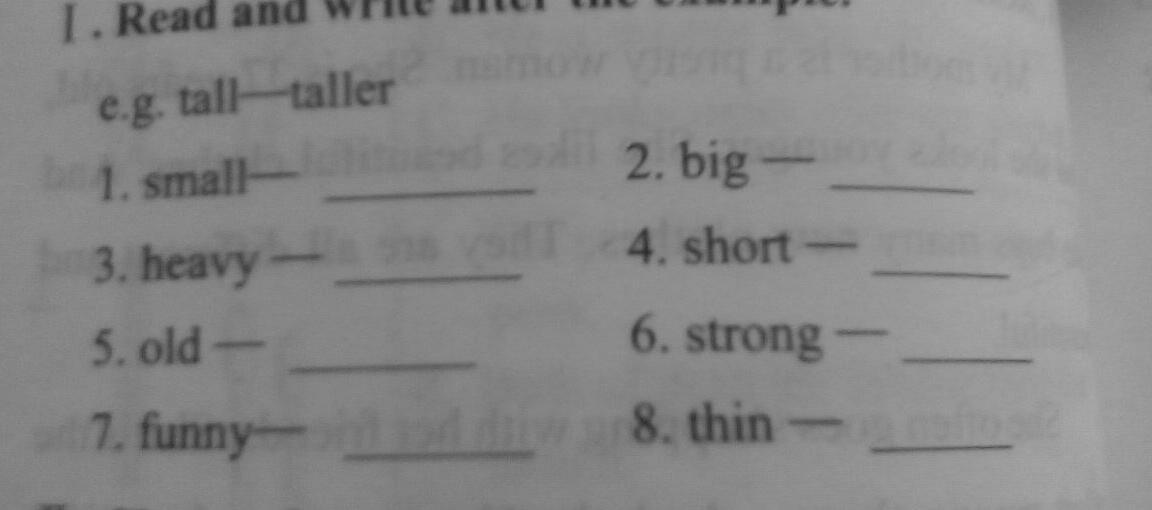
//> input picture test_image/1001.jpg, 1152 x 510 px; its folder holds only this picture in this run
$ ./main   (built with g++ and OpenCV 4)
//> lines starting //> are read from the running program, lines starting //| are printed output that depends on the picture; after the words box and inside, x2 and y2 are one past the last pixel; in counts of white or black regions, pixels touching at a corner belong together

#include <iostream>
#include <string>
using namespace std;

#include <opencv2/opencv.hpp>
using namespace cv;

Mat sobel(Mat& src_gray);
double evaluate(Mat& gray, Mat& bin);

int main(int argc, char* argv[])
{
	char input[256] = { 0 };
  char output[256] = { 0 };
	for (int i = 1001; i < 1006; i++)
	{
		sprintf(input, "../test_image/%d.jpg", i);
		std::cout << input << std::endl;

		Mat src_gray = imread(input, 0);
//> src_gray is the input picture: 510 rows x 1152 cols, CV_8UC1; min 41, max 173, mean 135.6
    if (src_gray.empty()) {
      std::cout << "load image error !" << std::endl;
      break;
    }
		Mat grad = sobel(src_gray);

		Mat bin;
		threshold(grad, bin, 30, 255, THRESH_BINARY + THRESH_OTSU);

		double score = evaluate(grad, bin);

		sprintf(output, "%d_%d.jpg", 100000 + int(score), i);

		imwrite((char*)(output+1), src_gray);

	}

	return 0;
}


Mat sobel(Mat& src_gray)
{
	Mat grad;
	/////////////////////////// Sobe l////////////////////////////////////
	/// Generate grad_x and grad_y
	Mat grad_x, grad_y;
	Mat abs_grad_x, abs_grad_y;
	/// Gradient X
	int ddepth = CV_16S;
	double scale = 1.0;
	double delta = 0.0;
	Sobel(src_gray, grad_x, ddepth, 1, 0, 3, scale, delta, BORDER_DEFAULT);
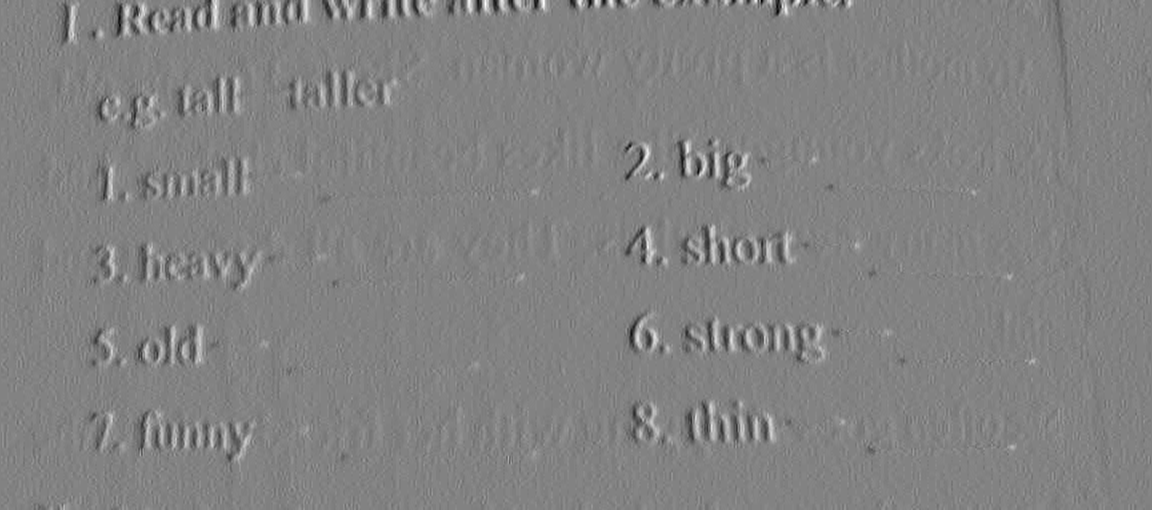
//> grad_x: 510 rows x 1152 cols, CV_16SC1; min -176, max 168, mean 0.1; drawn with min black and max white
	convertScaleAbs(grad_x, abs_grad_x);
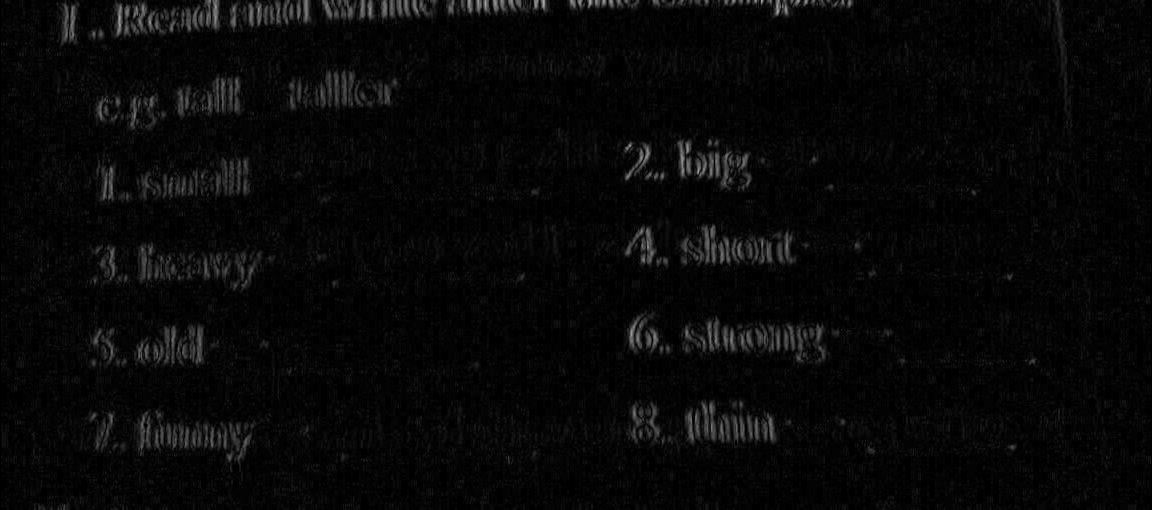
//> abs_grad_x: 510 rows x 1152 cols, CV_8UC1; min 0, max 176, mean 7.7
	/// Gradient Y
	//Scharr( src_gray, grad_y, ddepth, 0, 1, scale, delta, BORDER_DEFAULT );
	Sobel(src_gray, grad_y, ddepth, 0, 1, 3, scale, delta, BORDER_DEFAULT);
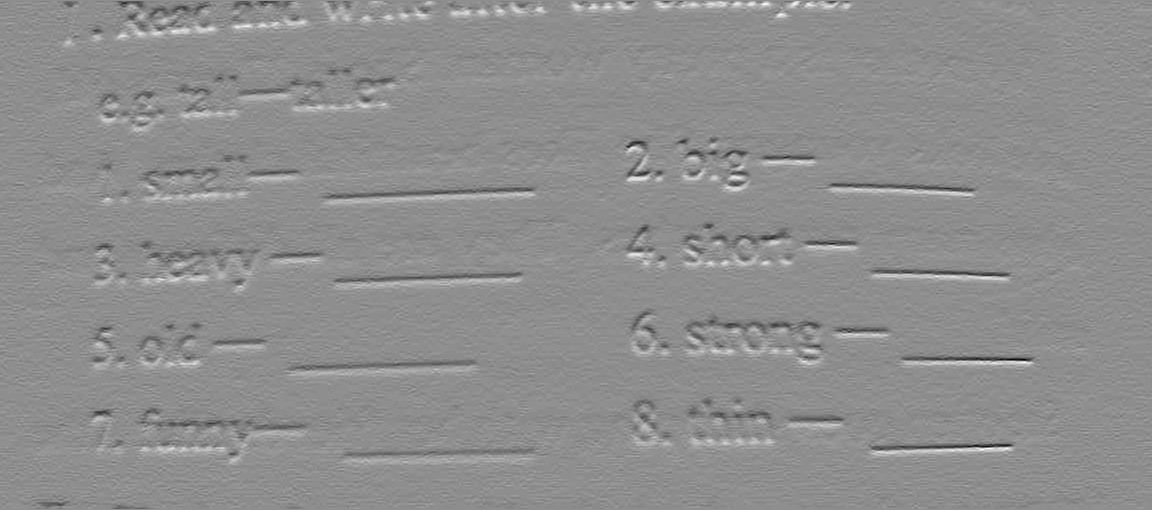
//> grad_y: 510 rows x 1152 cols, CV_16SC1; min -209, max 165, mean 0.2; drawn with min black and max white
	convertScaleAbs(grad_y, abs_grad_y);
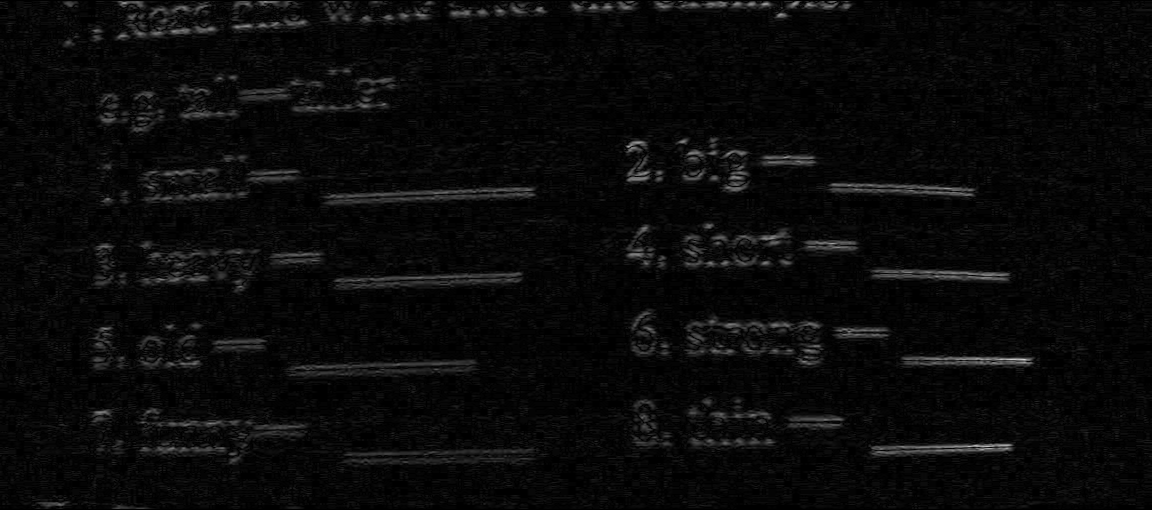
//> abs_grad_y: 510 rows x 1152 cols, CV_8UC1; min 0, max 209, mean 9.5
	/// Total Gradient (approximate)
	addWeighted(abs_grad_x, 0.5, abs_grad_y, 0.5, 0, grad);
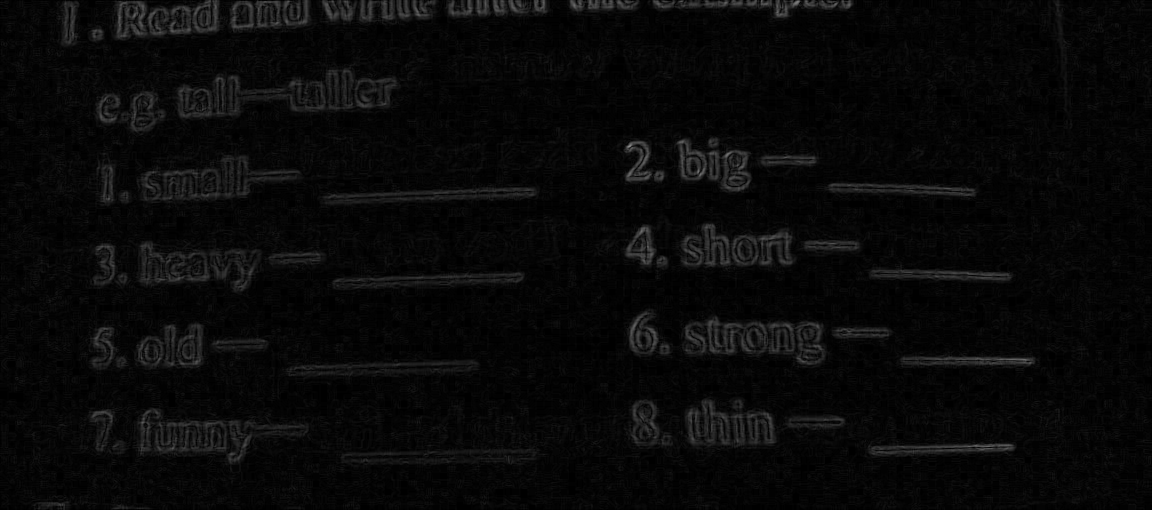
//> grad: 510 rows x 1152 cols, CV_8UC1; min 0, max 141, mean 8.6
//> in main, `threshold(grad, bin, 30, 255, THRESH_BINARY + THRESH_OTSU);`:
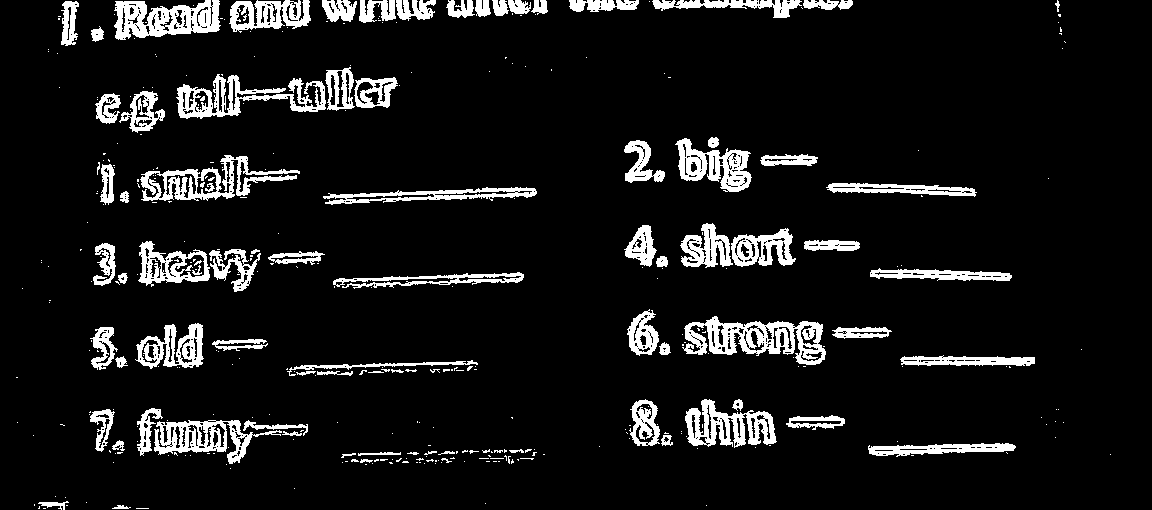
//> bin: 510 rows x 1152 cols, CV_8UC1; 8.9% white; 372 white regions (288 under 20 px), largest, box (x1, y1, x2, y2) and area: (682, 316, 826, 365) 3279, (114, 0, 221, 40) 2655, (176, 74, 326, 119) 2503
  return grad;
}

double evaluate(Mat& gray, Mat& bin)
{
	int cnt_edge = 0;
	double sum_edge = 0.0;

	for (int y = 0; y < bin.rows; y++)
	{
		for (int x = 0; x < bin.cols; x++)
		{
			if (bin.data[bin.step[0] * y + x] == 255)
			{
				cnt_edge++;
				int value = gray.data[gray.step[0] * y + x];
				sum_edge += value * value;
			}
		}
	}
//> this loop made 510 passes
//> (cnt_edge, sum_edge) on passes 1 to 3: (292, 622327), (786, 1891619), (1287, 3210558)
//> after the loop, cnt_edge = 52569; sum_edge = 89174945
//> in main, `double score = evaluate(grad, bin);`: score = 1696.3
//> in main, `sprintf(output, "%d_%d.jpg", 100000 + int(score), i);`: output = "101696_1001.jpg"

	//imshow("tmp", tmp);

	return sum_edge / cnt_edge;
}
